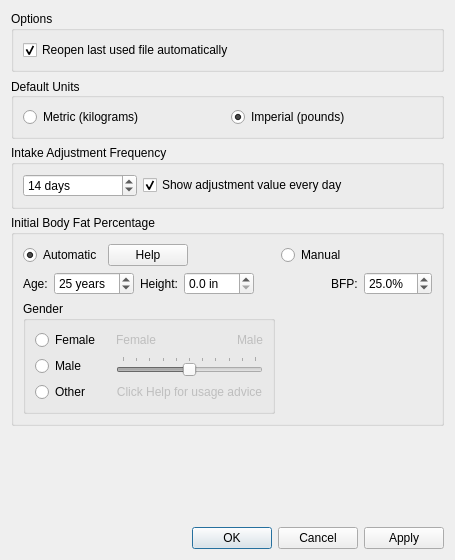
<?xml version="1.0" encoding="UTF-8"?>
<ui version="4.0">
 <class>Form</class>
 <widget class="QWidget" name="Form">
  <property name="windowModality">
   <enum>Qt::ApplicationModal</enum>
  </property>
  <property name="geometry">
   <rect>
    <x>0</x>
    <y>0</y>
    <width>455</width>
    <height>560</height>
   </rect>
  </property>
  <property name="windowTitle">
   <string>Preferences - Weight Manager</string>
  </property>
  <property name="windowIcon">
   <iconset>
    <normaloff>../images/wl_16.svg</normaloff>../images/wl_16.svg</iconset>
  </property>
  <layout class="QVBoxLayout" name="verticalLayout">
   <item>
    <widget class="QGroupBox" name="groupBox_3">
     <property name="title">
      <string>Options</string>
     </property>
     <layout class="QVBoxLayout" name="verticalLayout_4">
      <item>
       <widget class="QCheckBox" name="reopen_cbox">
        <property name="text">
         <string>Reopen last used file automatically</string>
        </property>
        <property name="checked">
         <bool>true</bool>
        </property>
       </widget>
      </item>
     </layout>
    </widget>
   </item>
   <item>
    <widget class="QGroupBox" name="groupBox">
     <property name="title">
      <string>Default Units</string>
     </property>
     <property name="alignment">
      <set>Qt::AlignLeading|Qt::AlignLeft|Qt::AlignVCenter</set>
     </property>
     <layout class="QHBoxLayout" name="horizontalLayout_11">
      <item>
       <widget class="QRadioButton" name="kg_radio">
        <property name="text">
         <string>Metric (kilograms)</string>
        </property>
       </widget>
      </item>
      <item>
       <widget class="QRadioButton" name="lbs_radio">
        <property name="text">
         <string>Imperial (pounds)</string>
        </property>
        <property name="checked">
         <bool>true</bool>
        </property>
       </widget>
      </item>
     </layout>
    </widget>
   </item>
   <item>
    <widget class="QGroupBox" name="groupBox_2">
     <property name="title">
      <string>Intake Adjustment Frequency</string>
     </property>
     <layout class="QGridLayout" name="gridLayout">
      <item row="1" column="0">
       <widget class="QSpinBox" name="cycle_spinbox">
        <property name="sizePolicy">
         <sizepolicy hsizetype="Fixed" vsizetype="Fixed">
          <horstretch>0</horstretch>
          <verstretch>0</verstretch>
         </sizepolicy>
        </property>
        <property name="minimumSize">
         <size>
          <width>114</width>
          <height>0</height>
         </size>
        </property>
        <property name="frame">
         <bool>true</bool>
        </property>
        <property name="suffix">
         <string> days</string>
        </property>
        <property name="minimum">
         <number>7</number>
        </property>
        <property name="maximum">
         <number>30</number>
        </property>
        <property name="value">
         <number>14</number>
        </property>
       </widget>
      </item>
      <item row="1" column="1">
       <widget class="QCheckBox" name="show_adjust_cbox">
        <property name="text">
         <string>Show adjustment value every day</string>
        </property>
        <property name="checked">
         <bool>true</bool>
        </property>
       </widget>
      </item>
     </layout>
    </widget>
   </item>
   <item>
    <widget class="QGroupBox" name="groupBox_4">
     <property name="sizePolicy">
      <sizepolicy hsizetype="Preferred" vsizetype="Preferred">
       <horstretch>0</horstretch>
       <verstretch>0</verstretch>
      </sizepolicy>
     </property>
     <property name="title">
      <string>Initial Body Fat Percentage</string>
     </property>
     <layout class="QGridLayout" name="gridLayout_2">
      <item row="0" column="1">
       <widget class="QRadioButton" name="bfp_manual_radio">
        <property name="text">
         <string>Manual</string>
        </property>
        <property name="autoExclusive">
         <bool>false</bool>
        </property>
       </widget>
      </item>
      <item row="0" column="0">
       <layout class="QHBoxLayout" name="horizontalLayout_6">
        <property name="spacing">
         <number>6</number>
        </property>
        <item>
         <widget class="QRadioButton" name="bfp_automatic_radio">
          <property name="sizePolicy">
           <sizepolicy hsizetype="Fixed" vsizetype="Fixed">
            <horstretch>0</horstretch>
            <verstretch>0</verstretch>
           </sizepolicy>
          </property>
          <property name="text">
           <string>Automatic</string>
          </property>
          <property name="checked">
           <bool>true</bool>
          </property>
          <property name="autoExclusive">
           <bool>false</bool>
          </property>
         </widget>
        </item>
        <item>
         <widget class="QPushButton" name="bfp_info_button">
          <property name="sizePolicy">
           <sizepolicy hsizetype="Fixed" vsizetype="Fixed">
            <horstretch>0</horstretch>
            <verstretch>0</verstretch>
           </sizepolicy>
          </property>
          <property name="text">
           <string>Help</string>
          </property>
          <property name="icon">
           <iconset theme="help-about">
            <normaloff>.</normaloff>.</iconset>
          </property>
         </widget>
        </item>
        <item>
         <spacer name="horizontalSpacer_7">
          <property name="orientation">
           <enum>Qt::Horizontal</enum>
          </property>
          <property name="sizeHint" stdset="0">
           <size>
            <width>40</width>
            <height>20</height>
           </size>
          </property>
         </spacer>
        </item>
       </layout>
      </item>
      <item row="1" column="0">
       <layout class="QHBoxLayout" name="horizontalLayout_3">
        <item>
         <widget class="QLabel" name="age_label">
          <property name="sizePolicy">
           <sizepolicy hsizetype="Fixed" vsizetype="Preferred">
            <horstretch>0</horstretch>
            <verstretch>0</verstretch>
           </sizepolicy>
          </property>
          <property name="text">
           <string>Age:</string>
          </property>
         </widget>
        </item>
        <item>
         <widget class="QSpinBox" name="age_spinbox">
          <property name="enabled">
           <bool>true</bool>
          </property>
          <property name="sizePolicy">
           <sizepolicy hsizetype="Fixed" vsizetype="Fixed">
            <horstretch>0</horstretch>
            <verstretch>0</verstretch>
           </sizepolicy>
          </property>
          <property name="suffix">
           <string> years</string>
          </property>
          <property name="minimum">
           <number>18</number>
          </property>
          <property name="maximum">
           <number>120</number>
          </property>
          <property name="value">
           <number>25</number>
          </property>
         </widget>
        </item>
        <item>
         <widget class="QLabel" name="height_label">
          <property name="text">
           <string>Height:</string>
          </property>
         </widget>
        </item>
        <item>
         <widget class="QDoubleSpinBox" name="height_spinbox">
          <property name="suffix">
           <string> in</string>
          </property>
          <property name="decimals">
           <number>1</number>
          </property>
          <property name="minimum">
           <double>0.000000000000000</double>
          </property>
          <property name="maximum">
           <double>300.000000000000000</double>
          </property>
          <property name="singleStep">
           <double>0.100000000000000</double>
          </property>
         </widget>
        </item>
        <item>
         <spacer name="horizontalSpacer">
          <property name="orientation">
           <enum>Qt::Horizontal</enum>
          </property>
          <property name="sizeHint" stdset="0">
           <size>
            <width>40</width>
            <height>20</height>
           </size>
          </property>
         </spacer>
        </item>
       </layout>
      </item>
      <item row="2" column="0">
       <widget class="QGroupBox" name="gender_selection_gbox">
        <property name="title">
         <string>Gender</string>
        </property>
        <layout class="QHBoxLayout" name="horizontalLayout_7">
         <item>
          <layout class="QVBoxLayout" name="verticalLayout_2">
           <property name="rightMargin">
            <number>10</number>
           </property>
           <item>
            <widget class="QRadioButton" name="bfp_female_radio">
             <property name="text">
              <string>Female</string>
             </property>
            </widget>
           </item>
           <item>
            <widget class="QRadioButton" name="bfp_male_radio">
             <property name="text">
              <string>Male</string>
             </property>
            </widget>
           </item>
           <item>
            <widget class="QRadioButton" name="bfp_othergender_radio">
             <property name="text">
              <string>Other</string>
             </property>
            </widget>
           </item>
          </layout>
         </item>
         <item>
          <layout class="QVBoxLayout" name="verticalLayout_5">
           <item>
            <layout class="QHBoxLayout" name="horizontalLayout_2">
             <item>
              <widget class="QLabel" name="sex_label_1">
               <property name="enabled">
                <bool>false</bool>
               </property>
               <property name="text">
                <string>Female</string>
               </property>
              </widget>
             </item>
             <item>
              <spacer name="horizontalSpacer_2">
               <property name="orientation">
                <enum>Qt::Horizontal</enum>
               </property>
               <property name="sizeHint" stdset="0">
                <size>
                 <width>40</width>
                 <height>20</height>
                </size>
               </property>
              </spacer>
             </item>
             <item>
              <widget class="QLabel" name="sex_label_2">
               <property name="enabled">
                <bool>false</bool>
               </property>
               <property name="text">
                <string>Male</string>
               </property>
              </widget>
             </item>
            </layout>
           </item>
           <item>
            <widget class="QSlider" name="sex_slider">
             <property name="enabled">
              <bool>false</bool>
             </property>
             <property name="styleSheet">
              <string notr="true"/>
             </property>
             <property name="maximum">
              <number>100</number>
             </property>
             <property name="value">
              <number>50</number>
             </property>
             <property name="orientation">
              <enum>Qt::Horizontal</enum>
             </property>
             <property name="invertedAppearance">
              <bool>false</bool>
             </property>
             <property name="invertedControls">
              <bool>false</bool>
             </property>
             <property name="tickPosition">
              <enum>QSlider::TicksAbove</enum>
             </property>
            </widget>
           </item>
           <item>
            <widget class="QLabel" name="usage_advice_label">
             <property name="enabled">
              <bool>false</bool>
             </property>
             <property name="text">
              <string>Click Help for usage advice</string>
             </property>
             <property name="alignment">
              <set>Qt::AlignCenter</set>
             </property>
            </widget>
           </item>
          </layout>
         </item>
        </layout>
       </widget>
      </item>
      <item row="1" column="1">
       <layout class="QHBoxLayout" name="horizontalLayout_5">
        <item>
         <spacer name="horizontalSpacer_5">
          <property name="orientation">
           <enum>Qt::Horizontal</enum>
          </property>
          <property name="sizeType">
           <enum>QSizePolicy::MinimumExpanding</enum>
          </property>
          <property name="sizeHint" stdset="0">
           <size>
            <width>50</width>
            <height>20</height>
           </size>
          </property>
         </spacer>
        </item>
        <item>
         <widget class="QLabel" name="manual_bfp_label">
          <property name="toolTip">
           <string>Body Fat Percentage</string>
          </property>
          <property name="text">
           <string>BFP:</string>
          </property>
         </widget>
        </item>
        <item>
         <widget class="QDoubleSpinBox" name="manual_bfp_spinbox">
          <property name="suffix">
           <string>%</string>
          </property>
          <property name="decimals">
           <number>1</number>
          </property>
          <property name="maximum">
           <double>100.000000000000000</double>
          </property>
          <property name="singleStep">
           <double>0.100000000000000</double>
          </property>
          <property name="value">
           <double>25.000000000000000</double>
          </property>
         </widget>
        </item>
       </layout>
      </item>
     </layout>
    </widget>
   </item>
   <item>
    <spacer name="verticalSpacer">
     <property name="orientation">
      <enum>Qt::Vertical</enum>
     </property>
     <property name="sizeHint" stdset="0">
      <size>
       <width>20</width>
       <height>40</height>
      </size>
     </property>
    </spacer>
   </item>
   <item>
    <widget class="QDialogButtonBox" name="config_buttons">
     <property name="standardButtons">
      <set>QDialogButtonBox::Apply|QDialogButtonBox::Cancel|QDialogButtonBox::Ok</set>
     </property>
    </widget>
   </item>
  </layout>
 </widget>
 <resources/>
 <connections/>
</ui>
